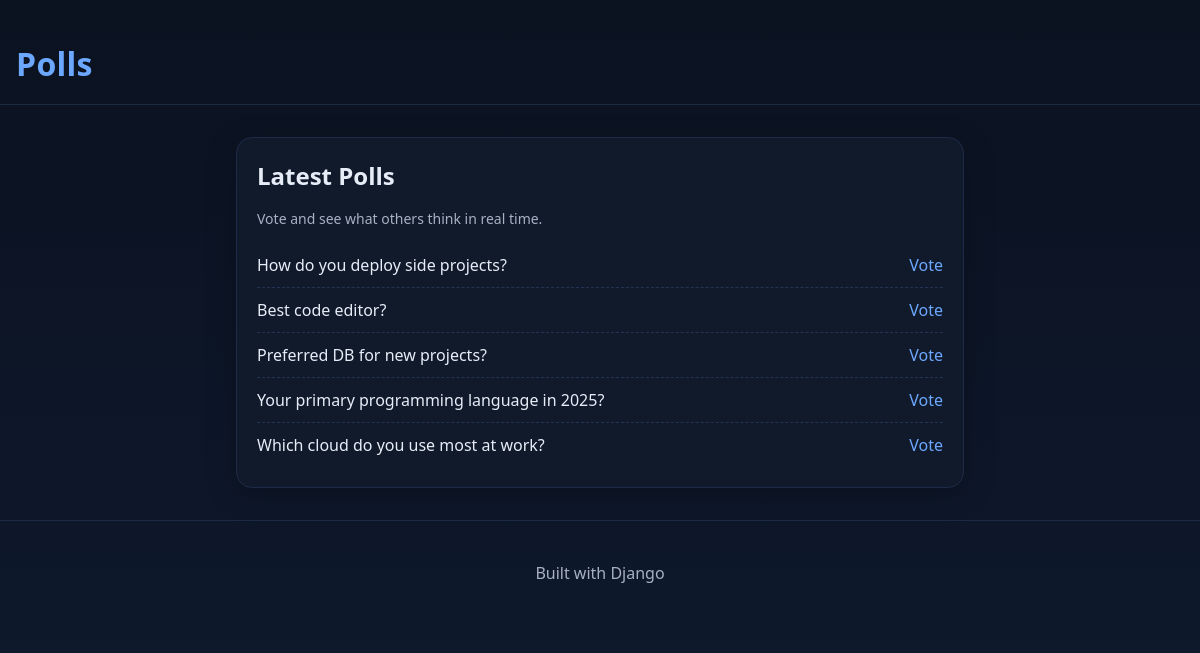
Screenshot of /polls/ with the database file from the repository.
### polls/models.py (models this page shows, shortened)
class Question(models.Model):
    question_text = models.CharField(max_length=200)
    pub_date = models.DateTimeField("date published")

### polls/views.py (the view)
# urls.py: path("", views.IndexView.as_view(), name="index"),
class IndexView(generic.ListView):
    template_name = "polls/index.html"
    context_object_name = "latest_question_list"
    def get_queryset(self):
        return Question.objects.order_by("-pub_date")[:5]

### polls/templates/polls/index.html (shortened to what this page needs)
﻿{% extends "base.html" %}
{% block content %}
  <div class="card">
    <h2>Latest Polls</h2>
    <p class="small">Vote and see what others think in real time.</p>
    {% if latest_question_list %}
      <ul class="list">
        {% for question in latest_question_list %}
          <li>
            <span>{{ question.question_text }}</span>
            <a class="btn link" href="{% url 'polls:detail' question.id %}">Vote</a>
          </li>
        {% endfor %}
      </ul>
    {% else %}
      <p class="center small">No polls are available.</p>
    {% endif %}
  </div>
{% endblock %}

### polls/static/polls/styles.css (style rules this page uses)
* { box-sizing:border-box }
body { margin:0;background:linear-gradient(180deg,var(--bg),#0f1a2f);color:var(--text);font:16px/1.5 system-ui,Segoe UI,Roboto,sans-serif }
a { color:var(--accent);text-decoration:none }
.card { background:var(--panel);border:1px solid #1e2a49;border-radius:16px;padding:20px;box-shadow:0 8px 30px rgba(0,0,0,.25) }
.card h2 { margin:0 0 8px }
.btn { display:inline-block;padding:10px 14px;border-radius:10px;border:1px solid #2a3a62;background:#152240;color:var(--text);cursor:pointer }
.btn.link { border:none;background:transparent;color:var(--accent);padding:0 }
.list { list-style:none;padding:0;margin:0 }
.list li { display:flex;justify-content:space-between;padding:10px 0;border-bottom:1px dashed #223356 }
.list li:last-child { border-bottom:none }
.small { font-size:14px;color:var(--muted) }

### rows the page displays
Question: question_text "How do you deploy side projects?"
Question: question_text "Best code editor?"
Question: question_text "Preferred DB for new projects?"
Question: question_text "Your primary programming language in 2025?"
Question: question_text "Which cloud do you use most at work?"
